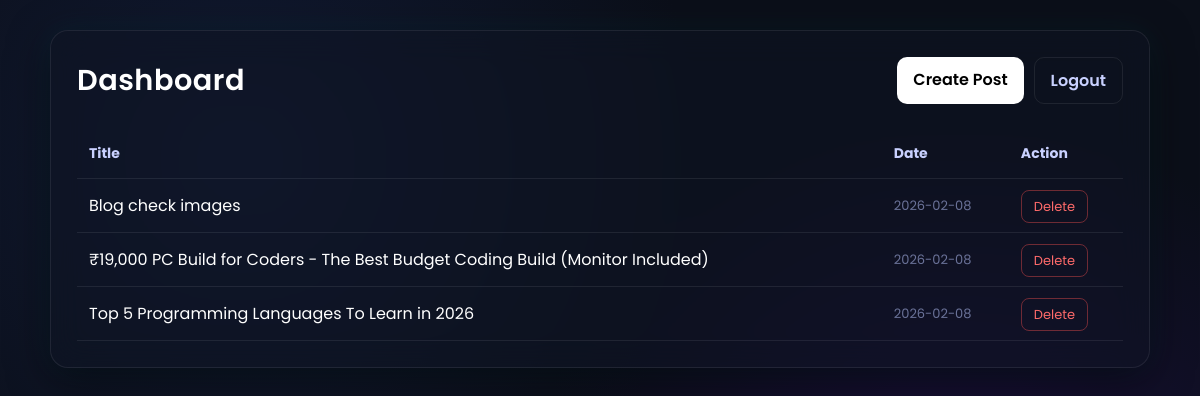
/admin (signed in), run on the app's committed database.
### tables this page shows
CREATE TABLE posts(
        id INTEGER PRIMARY KEY AUTOINCREMENT,
        title TEXT NOT NULL,
        content TEXT NOT NULL,
        created_at TEXT
    );

### app.py (the view)
@app.route('/admin')
def admin_dashboard():
    if not session.get('admin'):
        return redirect('/admin/login')
    conn = sqlite3.connect(DB)
    posts = conn.execute('SELECT * FROM posts ORDER BY id DESC').fetchall()
    conn.close()
    return render_template('admin/dashboard.html', posts=posts)

### templates/admin/dashboard.html (shortened to what this page needs)
<!DOCTYPE html>
<html lang="en">
<head>
</head>
<body>
    <div class="container">
        <div class="card">
            <div class="topbar">
                <h1>Dashboard</h1>
                <div class="actions">
                    <a href="/admin/new" class="btn-primary">Create Post</a>
                    <a href="/admin/logout" class="btn-danger">Logout</a>
                </div>
            </div>
            <table>
                <thead>
                    <tr>
                        <th>Title</th>
                        <th>Date</th>
                        <th>Action</th>
                    </tr>
                </thead>
                <tbody>
                    {% for p in posts %}
                    <tr>
                        <td>{{ p[1] }}</td>
                        <td class="date">{{ p[3] }}</td>
                        <td><a href="/admin/delete/{{ p[0] }}" class="delete-btn">Delete</a></td>
                    </tr>
                    {% else %}
                    <tr>
                        <td colspan="3" class="empty">No posts available</td>
                    </tr>
                    {% endfor %}
                </tbody>
            </table>
        </div>
    </div>
</body>
</html>

### templates/admin/dashboard.html (style rules this page uses)
:root { --primary: #00E5FF; --secondary: #7B61FF; --accent: #2962FF; --bg-main: #0B0F19; --bg-card: #151A2E; --bg-glass: rgba(15, 20, 35, 0.55); --text-main: #FFFFFF; --text-secondary: #C9D1FF; --text-muted: #6B7399; --border-soft: rgba(255, 255, 255, 0.08); }
* { box-sizing: border-box; margin: 0; padding: 0; font-family: 'Poppins', sans-serif; }
body { min-height: 100vh; padding: 30px 14px; background: radial-gradient(circle at 20% 20%, #111a33 0%, transparent 40%), radial-gradient(circle at 80% 70%, #1a0f3d 0%, transparent 40%), var(--bg-main); color: var(--text-main); }
.container { max-width: 1100px; margin: auto; }
.card { background: var(--bg-glass); backdrop-filter: blur(16px); border: 1px solid var(--border-soft); border-radius: 18px; padding: 26px; box-shadow: 0 10px 40px rgba(0, 0, 0, .6), 0 0 30px rgba(0, 229, 255, .08); }
.topbar { display: flex; justify-content: space-between; align-items: center; gap: 15px; flex-wrap: wrap; margin-bottom: 25px; }
h1 { font-weight: 600; letter-spacing: .5px; font-size: 1.8rem; }
.actions { display: flex; flex-wrap: wrap; gap: 10px; }
.actions a { text-decoration: none; padding: 10px 16px; border-radius: 10px; font-weight: 600; transition: .25s; display: inline-block; text-align: center; }
.btn-primary { background: white; color: black; }
.btn-danger { border: 1px solid var(--border-soft); color: var(--text-secondary); }
table { width: 100%; border-collapse: collapse; margin-top: 10px; }
th, td { padding: 14px 12px; text-align: left; }
th { color: var(--text-secondary); font-size: 14px; border-bottom: 1px solid var(--border-soft); }
tr { border-bottom: 1px solid var(--border-soft); transition: .2s; }
.date { color: var(--text-muted); font-size: 13px; }
.delete-btn { padding: 6px 12px; border-radius: 8px; text-decoration: none; font-size: 13px; border: 1px solid rgba(255, 80, 80, 0.4); color: #ff6b6b; transition: .25s; }

### data on the page
posts: title "Blog check images", created_at "2026-02-08"
posts: title "₹19,000 PC Build for Coders - The Best Budget Coding Build (Monitor Included)", created_at "2026-02-08"
posts: title "Top 5 Programming Languages To Learn in 2026", created_at "2026-02-08"
